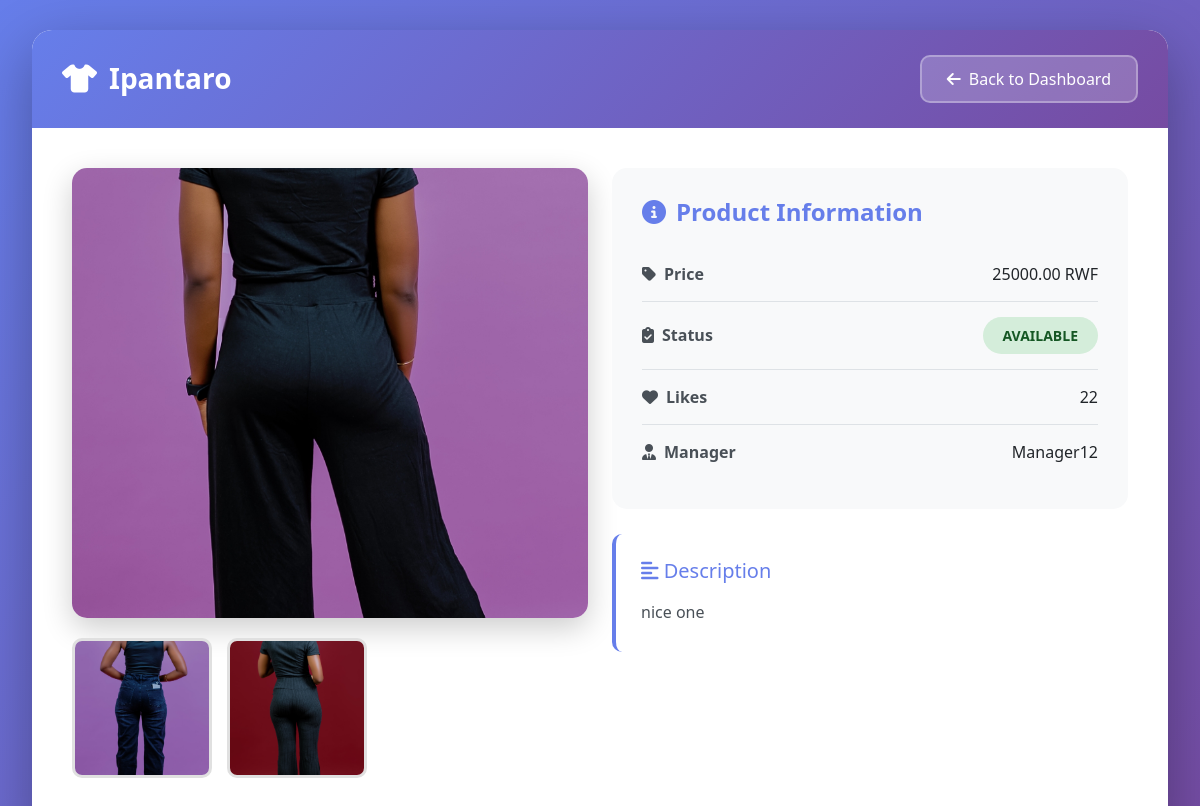
The app's page /manager/clothes/3/ with its own data.
### store/models.py (models this page shows, shortened)
class Cloth(models.Model):
    STATUS_CHOICES = [
        ('available', 'Available'),
        ('sold', 'Sold'),
    ]
    name = models.CharField(max_length=200)
    price = models.DecimalField(max_digits=10, decimal_places=2)
    description = models.TextField(blank=True)
    status = models.CharField(max_length=20, choices=STATUS_CHOICES, default='available')
    category = models.ForeignKey(Category, on_delete=models.CASCADE, related_name='clothes')
    manager = models.ForeignKey(User, on_delete=models.CASCADE, limit_choices_to={'is_staff': True})
    image_front = models.ImageField(upload_to='clothes/front/', blank=True, null=True)
    image_left = models.ImageField(upload_to='clothes/left/', blank=True, null=True)
    image_right = models.ImageField(upload_to='clothes/right/', blank=True, null=True)
    likes = models.PositiveIntegerField(default=0)
    created_at = models.DateTimeField(auto_now_add=True)
    updated_at = models.DateTimeField(auto_now=True)

### store/views.py (the view)
# urls.py: path('manager/clothes/<int:cloth_id>/', views.cloth_detail, name='cloth_detail'),
def cloth_detail(request, cloth_id):
    cloth = get_object_or_404(Cloth, id=cloth_id)
    return render(request, 'store/cloth_detail.html', {'cloth': cloth})

### store/templates/store/cloth_detail.html (shortened to what this page needs)
<!DOCTYPE html>
<html lang="en">
<head>
    <link href="https://cdn.jsdelivr.net/npm/bootstrap@5.3.3/dist/css/bootstrap.min.css" rel="stylesheet">
    <link href="https://cdnjs.cloudflare.com/ajax/libs/font-awesome/6.5.1/css/all.min.css" rel="stylesheet">
</head>
<body>
    <div class="container">
        <div class="detail-card">
            <div class="detail-header">
                <h1>
                    <i class="fa-solid fa-shirt"></i>
                    {{ cloth.name }}
                </h1>
                <a href="{% url 'manager_dashboard' %}" class="back-btn">
                    <i class="fa-solid fa-arrow-left"></i>
                    Back to Dashboard
                </a>
            </div>
            <div class="detail-content">
                <div class="row">
                    <div class="col-lg-6">
                        <div class="image-gallery">
                            {% if cloth.image_front %}
                            <img src="{{ cloth.image_front.url }}" class="main-image" alt="{{ cloth.name }} - Front">
                            {% else %}
                            <div class="main-image d-flex align-items-center justify-content-center bg-light">
                                <i class="fa-solid fa-image fa-5x text-muted"></i>
                            </div>
                            {% endif %}
                            <div class="thumbnail-row">
                                {% if cloth.image_left %}
                                <img src="{{ cloth.image_left.url }}" class="thumbnail" alt="Left view">
                                {% endif %}
                                {% if cloth.image_right %}
                                <img src="{{ cloth.image_right.url }}" class="thumbnail" alt="Right view">
                                {% endif %}
                            </div>
                        </div>
                    </div>
                    <div class="col-lg-6">
                        <div class="info-section">
                            <h2>
                                <i class="fa-solid fa-circle-info"></i>
                                Product Information
                            </h2>
                            <div class="info-row">
                                <span class="info-label">
                                    <i class="fa-solid fa-tag"></i>
                                    Price
                                </span>
                                <span class="info-value">{{ cloth.price }} RWF</span>
                            </div>
                            <div class="info-row">
                                <span class="info-label">
                                    <i class="fa-solid fa-clipboard-check"></i>
                                    Status
                                </span>
                                <span class="status-badge {% if cloth.status == 'available' %}status-available{% else %}status-sold{% endif %}">
                                    {{ cloth.get_status_display }}
                                </span>
                            </div>
                            <div class="info-row">
                                <span class="info-label">
                                    <i class="fa-solid fa-heart"></i>
                                    Likes
                                </span>
                                <span class="info-value">{{ cloth.likes|default:0 }}</span>
                            </div>
                            <div class="info-row">
                                <span class="info-label">
                                    <i class="fa-solid fa-user-tie"></i>
                                    Manager
                                </span>
                                <span class="info-value">{{ cloth.manager.username }}</span>
                            </div>
                        </div>
                        {% if cloth.description %}
                        <div class="description-box">
                            <h5 style="color: #667eea; margin-bottom: 15px;">
                                <i class="fa-solid fa-align-left"></i>
                                Description
                            </h5>
                            <p>{{ cloth.description }}</p>
                        </div>
                        {% endif %}
                    </div>
                </div>
            </div>
        </div>
    </div>
</body>
</html>

### store/templates/store/cloth_detail.html (style rules this page uses)
* { margin: 0; padding: 0; box-sizing: border-box; }
body { font-family: 'Segoe UI', Tahoma, Geneva, Verdana, sans-serif; background: linear-gradient(135deg, #667eea 0%, #764ba2 100%); min-height: 100vh; padding: 30px 20px; }
.container { max-width: 1200px; }
.detail-card { background: white; border-radius: 20px; box-shadow: 0 20px 60px rgba(0, 0, 0, 0.3); overflow: hidden; margin-bottom: 30px; }
.detail-header { background: linear-gradient(135deg, #667eea 0%, #764ba2 100%); color: white; padding: 25px 30px; display: flex; justify-content: space-between; align-items: center; flex-wrap: wrap; gap: 15px; }
.detail-header h1 { font-size: 28px; font-weight: 600; margin: 0; display: flex; align-items: center; gap: 12px; }
.back-btn { background: rgba(255, 255, 255, 0.2); color: white; border: 2px solid rgba(255, 255, 255, 0.3); padding: 10px 25px; border-radius: 10px; text-decoration: none; font-weight: 500; transition: all 0.3s ease; display: inline-flex; align-items: center; gap: 8px; }
.detail-content { padding: 40px; }
.image-gallery { margin-bottom: 30px; }
.main-image { width: 100%; height: 450px; object-fit: cover; border-radius: 15px; box-shadow: 0 10px 30px rgba(0, 0, 0, 0.2); margin-bottom: 20px; }
.thumbnail-row { display: flex; gap: 15px; flex-wrap: wrap; }
.thumbnail { width: 140px; height: 140px; object-fit: cover; border-radius: 10px; border: 3px solid #e0e0e0; cursor: pointer; transition: all 0.3s ease; }
.info-section { background: #f8f9fa; padding: 30px; border-radius: 15px; margin-bottom: 25px; }
.info-section h2 { color: #667eea; font-size: 24px; font-weight: 600; margin-bottom: 20px; display: flex; align-items: center; gap: 10px; }
.info-row { display: flex; justify-content: space-between; padding: 15px 0; border-bottom: 1px solid #dee2e6; }
.info-row:last-child { border-bottom: none; }
.info-label { font-weight: 600; color: #495057; display: flex; align-items: center; gap: 8px; }
.info-value { color: #212529; font-weight: 500; }
.status-badge { padding: 8px 20px; border-radius: 20px; font-weight: 600; font-size: 14px; text-transform: uppercase; }
.status-available { background: #d4edda; color: #155724; }
.description-box { background: white; padding: 25px; border-radius: 10px; border-left: 4px solid #667eea; margin-bottom: 25px; }
.description-box p { color: #495057; line-height: 1.8; margin: 0; }

### records on screen
Cloth: name "Ipantaro", image_front (picture), image_left (picture), image_right (picture), price "25000.00", status "AVAILABLE", likes "22", manager.username "Manager12", description "nice one"
